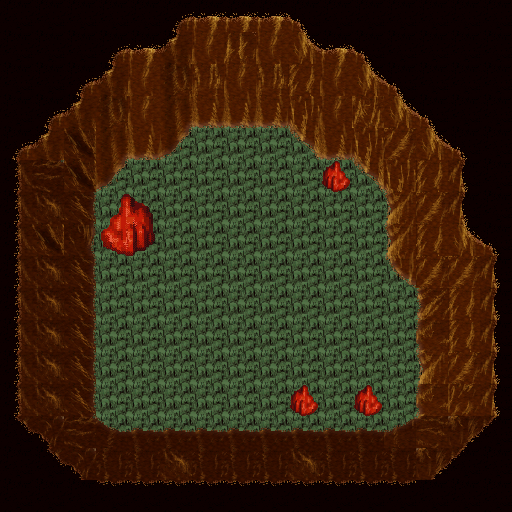

Below is a game level as drawn by its tile map, then a one-line description and the .tmx that defines it (tile-layer data replaced by summaries):
An orthogonal 16x16 tile map with 32x32 px tiles, 7 tile layers (0_floor, 1_terrain, 2_object, 3_roof, ...), 2 hidden layers not drawn, 7 tilesets.

<map version="1.0" orientation="orthogonal" renderorder="right-down" width="16" height="16" tilewidth="32" tileheight="32" nextobjectid="1">
 <tileset firstgid="1" name="rock_red" tilewidth="32" tileheight="32" tilecount="10" columns="2">
  <image source="../../tileset/ground/rock/rock_red.png" width="64" height="160" />
 </tileset>
 <tileset firstgid="11" name="sand_red" tilewidth="32" tileheight="32" tilecount="1" columns="1">
  <image source="../../tileset/ground/sand_red.png" width="32" height="32" />
 </tileset>
 <tileset firstgid="12" name="earth_dark" tilewidth="32" tileheight="32" tilecount="96" columns="12">
  <image source="../../tileset/ground/ridge/earth_dark.png" width="384" height="256" />
 </tileset>
 <tileset firstgid="108" name="ground_2" tilewidth="32" tileheight="32" tilecount="4" columns="4">
  <image source="../../tileset/ground/ground_2.png" width="128" height="32" />
 </tileset>
 <tileset firstgid="112" name="collision" tilewidth="32" tileheight="32" tilecount="1" columns="1">
  <image source="../../tileset/logic/collision.png" width="32" height="32" />
 </tileset>
 <tileset firstgid="113" name="protection" tilewidth="32" tileheight="32" tilecount="2" columns="2">
  <image source="../../tileset/logic/protection.png" width="64" height="32" />
 </tileset>
 <tileset firstgid="115" name="grass_2" tilewidth="32" tileheight="32" tilecount="21" columns="3">
  <image source="../../tileset/ground/grass_2.png" width="96" height="224" />
 </tileset>
 <layer name="0_floor" width="16" height="16">
  <data>[256 cells, 256 non-empty, 2 distinct tile ids]</data>
 </layer>
 <layer name="1_terrain" width="16" height="16">
  <data>[256 cells, 149 non-empty, 44 distinct tile ids]</data>
 </layer>
 <layer name="2_object" width="16" height="16" opacity="0.72">
  <data>[256 cells, 0 non-empty, 0 distinct tile ids]</data>
 </layer>
 <layer name="3_roof" width="16" height="16">
  <data>[256 cells, 2 non-empty, 2 distinct tile ids]</data>
 </layer>
 <layer name="blend_ground" width="16" height="16" opacity="0.06">
  <data>[256 cells, 256 non-empty, 1 distinct tile ids]</data>
 </layer>
 <layer name="blend_roof" width="16" height="16" opacity="0.06">
  <data>[256 cells, 256 non-empty, 1 distinct tile ids]</data>
 </layer>
 <layer name="objects" width="16" height="16">
  <data>[256 cells, 0 non-empty, 0 distinct tile ids]</data>
 </layer>
 <layer name="collision" width="16" height="16" visible="0" opacity="0.54">
  <data>[256 cells, 184 non-empty, 1 distinct tile ids]</data>
 </layer>
 <layer name="protection" width="16" height="16" visible="0" opacity="0.1">
  <data>[256 cells, 256 non-empty, 1 distinct tile ids]</data>
 </layer>
</map>
